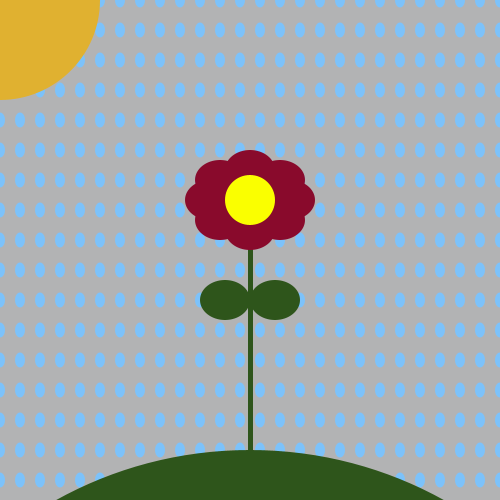
Frame 1 (no input)
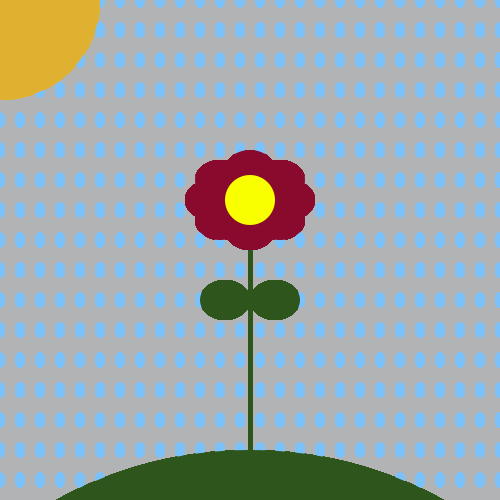
Frame 60 (the mouse pressed at the canvas centre just before this capture)
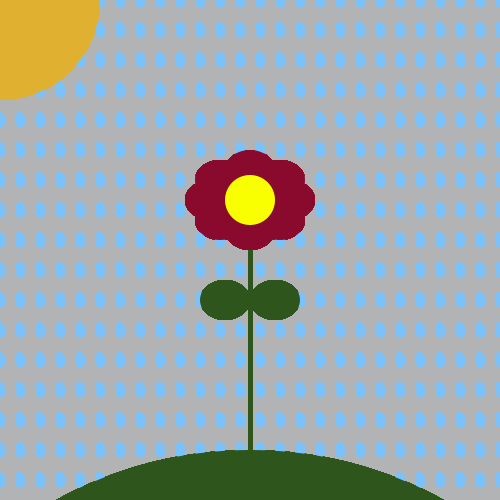
Frame 120 (the mouse held since frame 60 and released just before this capture)

The Processing sketch that drew these frames (run headless with seeded random() and noise(); from frame 60 on, the mouse is pressed at the canvas centre):

// Processing sketch: processing_166593
// ── processing_166593.pde




void setup() {
  size(500,500) ;
  background(#B2B3B4) ;
  noStroke();
}

void draw() {
//rain
fill(#7CC2FA) ;
for (int y = 0 ; y < 30 ; y++) {
for (int x = 0 ; x < 30 ; x++) {
 ellipse(20*x, 30*y, 10, 15) ;
  }
}
//sun
fill(#E0B130);
ellipse(0, 0, 200, 200);
 

fill(#2E551B);
rect(248, 200, 5, 500);
 
fill(#890A2C);
ellipse(250, 170, 50, 40);
ellipse(220, 180, 50, 40);
ellipse(280, 180, 50, 40);
ellipse(210, 200, 50, 40);
ellipse(290, 200, 50, 40);
ellipse(220, 220, 50, 40);
ellipse(280, 220, 50, 40);
ellipse(250, 230, 50, 40);
 
//middle
fill(250, 255, 0);
ellipse(250, 200, 50, 50);
 
//petals
fill(#2E551B);
ellipse(225, 300, 50, 40);
ellipse(275, 300, 50, 40);

//grass
fill(#2E551B);
ellipse(250, 850, 800, 800);
}
